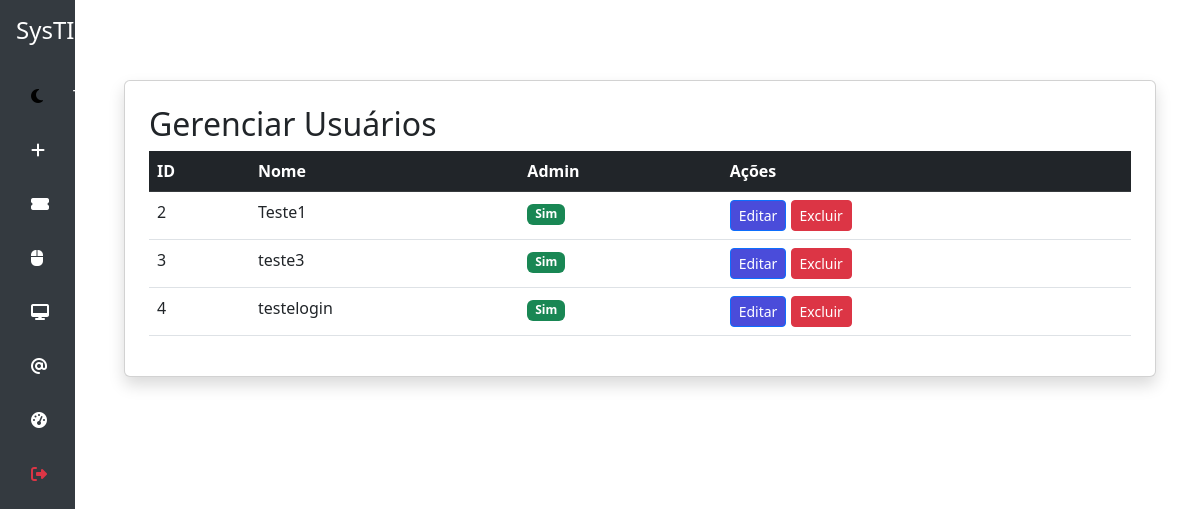
/admin/usuarios (signed in), run on an earlier commit of the app's database.
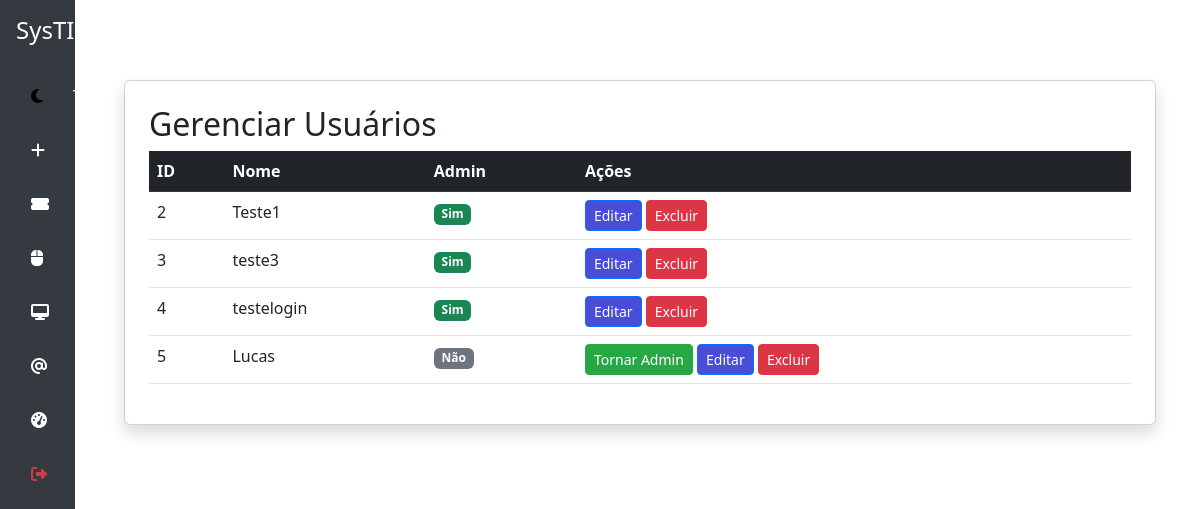
And on a later commit of the database.
### models.py (models this page shows)
class User(db.Model, UserMixin):
    id = db.Column(db.Integer, primary_key=True)
    username = db.Column(db.String(100), unique=True, nullable=False)
    password = db.Column(db.String(200), nullable=False)
    is_admin = db.Column(db.Boolean, default=False)

### app.py (the view)
@app.route('/admin/usuarios')
@login_required
def gerenciar_usuarios():
    if not current_user.is_admin:
        flash("Acesso negado!", "danger")
        return redirect(url_for('dashboard'))
    usuarios = User.query.all()
    return render_template('admin_usuarios.html', usuarios=usuarios)

### app.py (called while the page is built)
@login_manager.user_loader
def load_user(user_id):
    return User.query.get(int(user_id))

### templates/admin_usuarios.html (shortened to what this page needs)
<!DOCTYPE html>
<html lang="pt-br">
<head>
    <link rel="stylesheet" href="https://cdn.jsdelivr.net/npm/bootstrap@5.3.0/dist/css/bootstrap.min.css">
    <link rel="stylesheet" href="https://cdnjs.cloudflare.com/ajax/libs/font-awesome/6.0.0-beta3/css/all.min.css">
    <link rel="stylesheet" href="{{ url_for('static', filename='tema.css') }}">
</head>
<body>
    <nav class="sidebar d-flex flex-column p-3">
        <h4 class="text-center text-white mb-4">SysTI</h4>
        <ul class="nav flex-column">
            {% include "toggle_mode.html" %}
            <li class="nav-item">
                <a class="nav-link" href="{{ url_for('formulario') }}">
                    <i class="fas fa-plus"></i>
                </a>
            </li>
            {% if current_user.is_admin %}
            <li class="nav-item">
                <a class="nav-link" href="{{ url_for('listar_tickets') }}">
                    <i class="fas fa-ticket-alt"></i>
                </a>
            </li>
            <li class="nav-item">
                <a class="nav-link" href="{{ url_for('registrar_periferico') }}">
                    <i class="fa-solid fa-computer-mouse"></i>
                </a>
            </li>
            <li class="nav-item">
                <a class="nav-link" href="{{ url_for('gerenciar_hardware') }}">
                    <i class="fas fa-desktop"></i>
                </a>
            </li>
            <li class="nav-item">
                <a class="nav-link" href="{{ url_for('listar_acessos') }}">
                    <i class="fa-solid fa-at"></i>
                </a>
            </li>
            <li class="nav-item">
                <a class="nav-link" href="{{ url_for('dashboard') }}">
                    <i class="fas fa-tachometer-alt"></i>
                </a>
            </li>
            {% endif %}
            <li class="nav-item">
                <a class="nav-link text-danger" href="{{ url_for('logout') }}">
                    <i class="fas fa-sign-out-alt"></i>
                </a>
            </li>
        </ul>
    </nav>
    <main class="content">
        <div class="container mt-5">
            <div class="card shadow p-4">
            <h2>Gerenciar Usuários</h2>
            <table class="table table-hover">
                <thead class="table-dark">
                    <tr>
                        <th>ID</th>
                        <th>Nome</th>
                        <th>Admin</th>
                        <th>Ações</th>
                    </tr>
                </thead>
                <tbody>
                    {% for usuario in usuarios %}
                    <tr>
                        <td>{{ usuario.id }}</td>
                        <td>{{ usuario.username }}</td>
                        <td>
                            <span class="badge bg-{{ 'success' if usuario.is_admin else 'secondary' }}">
                                {{ "Sim" if usuario.is_admin else "Não" }}
                            </span>
                        </td>
                        <td>
                            {% if not usuario.is_admin %}
                                <form action="{{ url_for('tornar_admin', user_id=usuario.id) }}" method="POST" style="display:inline-block;">
                                    <button class="btn btn-sm btn-success" type="submit">Tornar Admin</button>
                                </form>
                            {% endif %}
                            <a href="{{ url_for('editar_usuario', user_id=usuario.id) }}" class="btn btn-sm btn-primary">Editar</a>
                            <form action="{{ url_for('excluir_usuario', user_id=usuario.id) }}" method="POST" style="display:inline-block;">
                                <button class="btn btn-sm btn-danger" type="submit" onclick="return confirm('Tem certeza que deseja excluir este usuário?');">Excluir</button>
                            </form>
                        </td>
                    </tr>
                    {% endfor %}
                </tbody>
            </table>
        </div>
        </div>
    </main>
</body>
</html>

What changed in the data, as far as the page shows it:
added User: id "5", username "Lucas", is_admin "Não"
